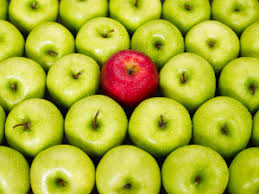
#> input picture apples-contrast-original.jpg, 259 x 194 px, found by its file name
$ python Simulate_Edge.py
#> lines starting #> are read from the running program, lines starting #| are printed output that depends on the picture; after the words box and inside, x2 and y2 are one past the last pixel; in counts of white or black regions, pixels touching at a corner belong together
#> the answer given: ../apples-contrast-original.jpg
### edge-path-maker/edge_bitmap_generator.py
import cv2
import PIL
import numpy as np
from matplotlib import pyplot as plt
import copy
import sys

sys.setrecursionlimit(3000)

def prepEdgePainter(imgName, threshold = 100):
    #FIX: allow input of jpg and other file formats, from web address or file
#> called with imgName = 'images/../apples-contrast-original.jpg', threshold = 100
    img = cv2.imread(imgName, 0)
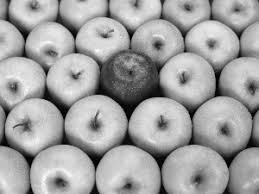
#> img: shape (194, 259); min 0, max 255, mean 161.2
    edges = cv2.Canny(img,threshold,threshold*2, False)
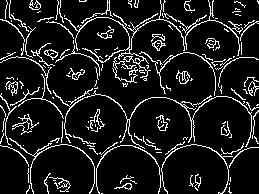
#> edges: shape (194, 259); 10.8% white in thin lines or dots
    image_pil = PIL.Image.fromarray(np.uint8(plt.cm.gist_earth(edges)*255))
    image_pil = image_pil.convert('1')

    width, height = image_pil.size
#> width = 259; height = 194

    p = image_pil.load()

    return (edgePaint(p, width, height), width, height)

# [6 lines left out: function removeMinimalStrokes, not called in this run]

def edgePaint(pixels, width, height):
#> called with width = 259, height = 194
    strokes = []
    for y in range(height):
        for x in range(width):
            if pixels[x, y] == 255:
                newPoint = [x,y]
                newEdge, pixels = recurse([newPoint], pixels)
                strokes += [newEdge]
#> after the loop, newPoint = [257, 0]
    reduced_strokes = removeMinimalStrokes(strokes)
    return reduced_strokes

# check if any surrounding pixels are of the same color value
def counterclockwiseSearch(point, pixels):
    # FIX: images with edges that touch go to the bounds of the image throw a ArrayIndexOutOfBounds
    # FIX: sometimes line breaks unnecisarily

    adjacentPoints = []

    if(pixels[point[0], point[1] - 1] == 255):
        adjacentPoints.append([point[0], point[1] - 1])

    if(pixels[point[0] - 1, point[1] - 1] == 255):
        adjacentPoints.append([point[0] - 1, point[1] - 1])

    if(pixels[point[0] - 1, point[1]] == 255):
        adjacentPoints.append([point[0] - 1, point[1]])

    if(pixels[point[0] - 1, point[1] + 1] == 255):
        adjacentPoints.append([point[0] - 1, point[1] + 1])

    if(pixels[point[0], point[1] + 1] == 255):
        adjacentPoints.append([point[0], point[1] + 1])

#> (the run stopped early here; a loop or call above may not have finished)

$ run again, on shapes-1.jpeg
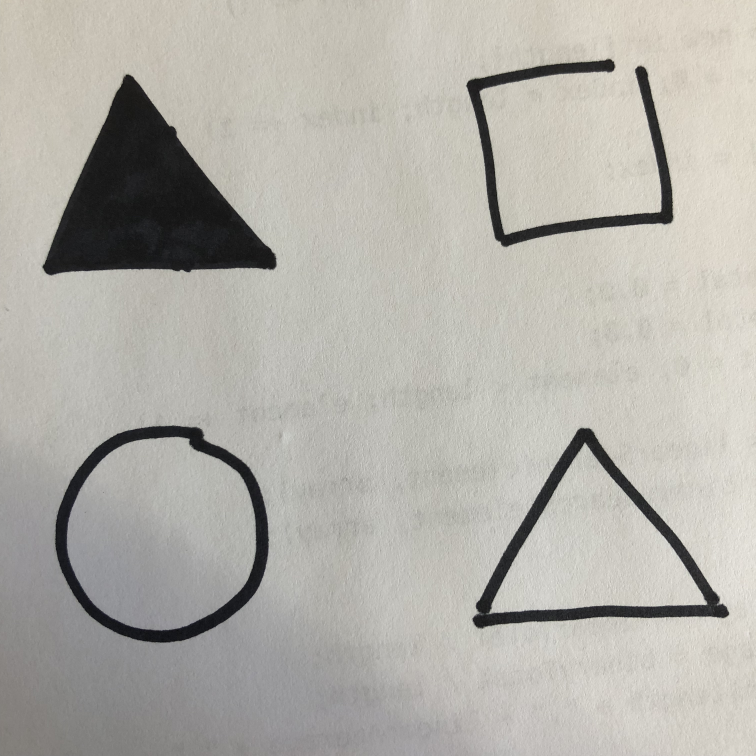
#> input picture shapes-1.jpeg, 3024 x 3024 px, found by its file name (shown at 1/4 size)
#> in prepEdgePainter, `edges = cv2.Canny(img,threshold,threshold*2, False)`:
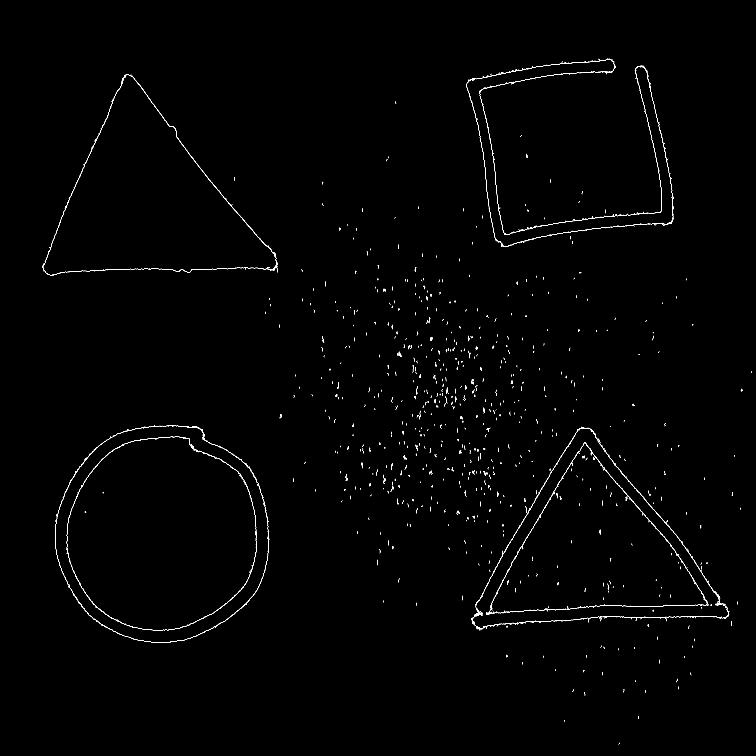
#> edges: shape (3024, 3024) (shown at 1/4 size); 0.38% white in thin lines or dots, all inside (x1, y1, x2, y2) = (168, 234, 3007, 2978)
#> in prepEdgePainter, `image_pil = PIL.Image.fromarray(np.uint8(plt.cm.gist_earth(edges)*255))`:
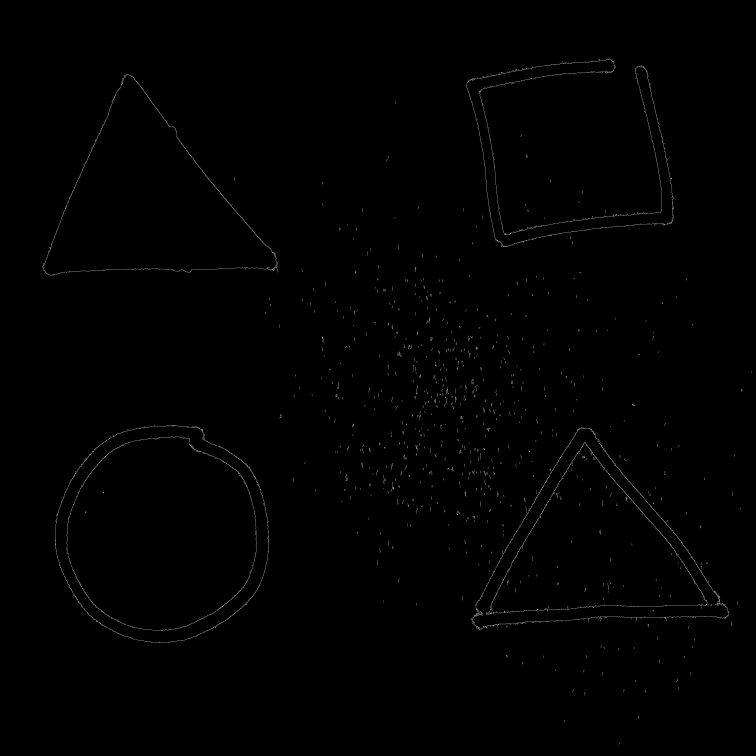
#> image_pil: PIL image 3024x3024 RGBA (shown at 1/4 size); mean R, G, B, A 1, 0.9, 0.9, 255
#> `raw_drawing, width, height = edge_bitmap_generator.prepEdgePainter(set..`: raw_drawing = 5046 items; width = 3024

$ run again, on shapes-2.jpeg
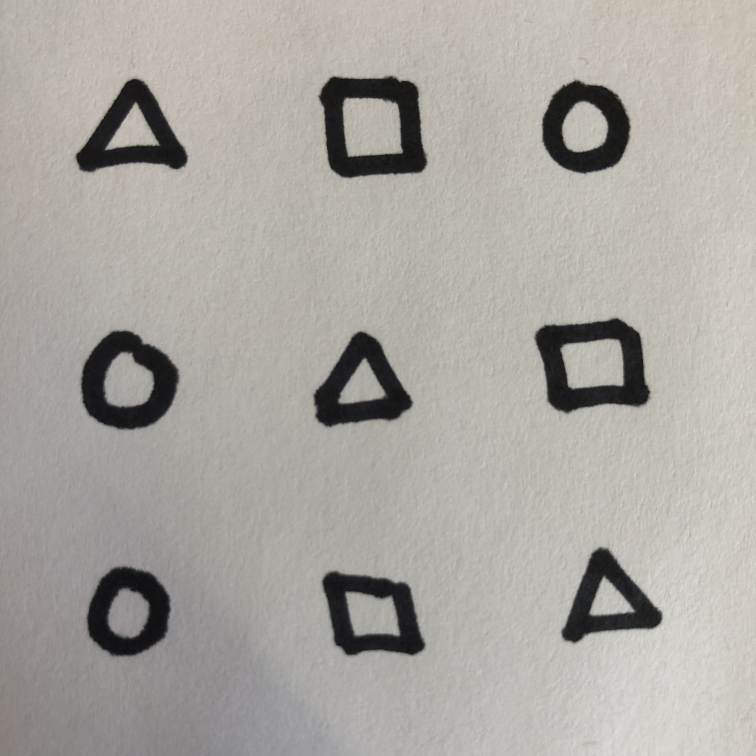
#> input picture shapes-2.jpeg, 3024 x 3024 px, found by its file name (shown at 1/4 size)
#> in prepEdgePainter, `edges = cv2.Canny(img,threshold,threshold*2, False)`:
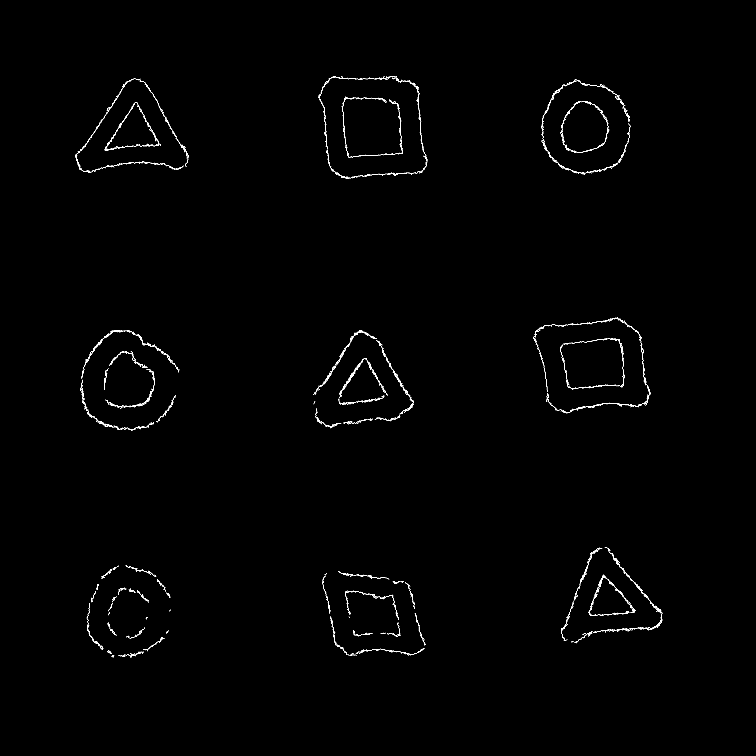
#> edges: shape (3024, 3024) (shown at 1/4 size); 0.34% white in thin lines or dots, all inside (x1, y1, x2, y2) = (302, 304, 2649, 2630)
#> in prepEdgePainter, `image_pil = PIL.Image.fromarray(np.uint8(plt.cm.gist_earth(edges)*255))`:
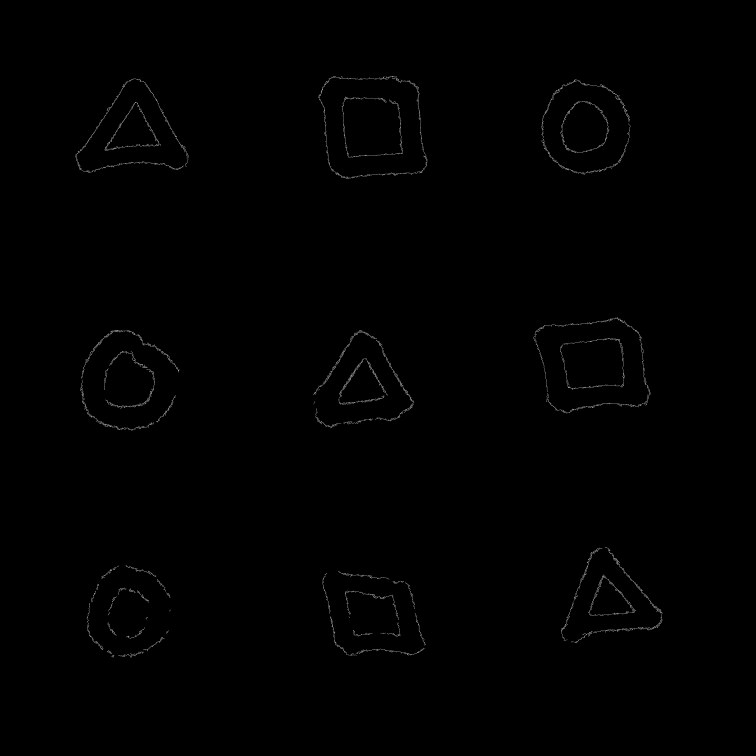
#> image_pil: PIL image 3024x3024 RGBA (shown at 1/4 size); mean R, G, B, A 0.9, 0.9, 0.9, 255
#> `raw_drawing, width, height = edge_bitmap_generator.prepEdgePainter(set..`: raw_drawing = 4193 items; width = 3024
